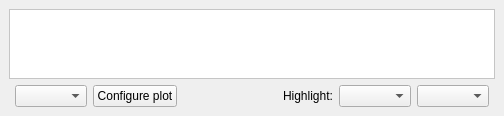
      <widget class="QWidget" name="stackedWidgetViewsPage3">
       <layout class="QVBoxLayout" name="verticalLayout_2">
        <property name="margin">
         <number>9</number>
        </property>
        <item>
         <widget class="QScrollArea" name="plotSampleScrollArea">
          <property name="palette">
           <palette>
            <active>
             <colorrole role="Base">
              <brush brushstyle="SolidPattern">
               <color alpha="255">
                <red>255</red>
                <green>255</green>
                <blue>255</blue>
               </color>
              </brush>
             </colorrole>
             <colorrole role="Window">
              <brush brushstyle="SolidPattern">
               <color alpha="255">
                <red>255</red>
                <green>255</green>
                <blue>255</blue>
               </color>
              </brush>
             </colorrole>
            </active>
            <inactive>
             <colorrole role="Base">
              <brush brushstyle="SolidPattern">
               <color alpha="255">
                <red>255</red>
                <green>255</green>
                <blue>255</blue>
               </color>
              </brush>
             </colorrole>
             <colorrole role="Window">
              <brush brushstyle="SolidPattern">
               <color alpha="255">
                <red>255</red>
                <green>255</green>
                <blue>255</blue>
               </color>
              </brush>
             </colorrole>
            </inactive>
            <disabled>
             <colorrole role="Base">
              <brush brushstyle="SolidPattern">
               <color alpha="255">
                <red>255</red>
                <green>255</green>
                <blue>255</blue>
               </color>
              </brush>
             </colorrole>
             <colorrole role="Window">
              <brush brushstyle="SolidPattern">
               <color alpha="255">
                <red>255</red>
                <green>255</green>
                <blue>255</blue>
               </color>
              </brush>
             </colorrole>
            </disabled>
           </palette>
          </property>
          <property name="autoFillBackground">
           <bool>true</bool>
          </property>
          <property name="frameShape">
           <enum>QFrame::StyledPanel</enum>
          </property>
          <property name="frameShadow">
           <enum>QFrame::Plain</enum>
          </property>
          <property name="widgetResizable">
           <bool>true</bool>
          </property>
          <property name="alignment">
           <set>Qt::AlignCenter</set>
          </property>
          <widget class="QWidget" name="scrollAreaWidgetContents_2">
           <property name="geometry">
            <rect>
             <x>0</x>
             <y>0</y>
             <width>98</width>
             <height>28</height>
            </rect>
           </property>
          </widget>
         </widget>
        </item>
        <item>
         <layout class="QHBoxLayout" name="horizontalLayout_8">
          <property name="leftMargin">
           <number>6</number>
          </property>
          <property name="rightMargin">
           <number>6</number>
          </property>
          <property name="bottomMargin">
           <number>0</number>
          </property>
          <item>
           <widget class="QComboBox" name="cboSamplePlots">
            <property name="enabled">
             <bool>true</bool>
            </property>
            <property name="sizePolicy">
             <sizepolicy hsizetype="Preferred" vsizetype="Fixed">
              <horstretch>0</horstretch>
              <verstretch>0</verstretch>
             </sizepolicy>
            </property>
            <property name="sizeAdjustPolicy">
             <enum>QComboBox::AdjustToContents</enum>
            </property>
           </widget>
          </item>
          <item>
           <widget class="QPushButton" name="btnSampleConfigurePlot">
            <property name="enabled">
             <bool>true</bool>
            </property>
            <property name="text">
             <string>Configure plot</string>
            </property>
           </widget>
          </item>
          <item>
           <spacer name="horizontalSpacer_6">
            <property name="orientation">
             <enum>Qt::Horizontal</enum>
            </property>
            <property name="sizeHint" stdset="0">
             <size>
              <width>100</width>
              <height>20</height>
             </size>
            </property>
           </spacer>
          </item>
          <item>
           <widget class="QLabel" name="label_16">
            <property name="text">
             <string>Highlight:</string>
            </property>
           </widget>
          </item>
          <item>
           <widget class="QComboBox" name="cboSampleHighlightHierarchy">
            <property name="sizeAdjustPolicy">
             <enum>QComboBox::AdjustToContents</enum>
            </property>
           </widget>
          </item>
          <item>
           <widget class="QComboBox" name="cboSampleHighlightFeature">
            <property name="insertPolicy">
             <enum>QComboBox::InsertAtBottom</enum>
            </property>
            <property name="sizeAdjustPolicy">
             <enum>QComboBox::AdjustToContents</enum>
            </property>
           </widget>
          </item>
         </layout>
        </item>
       </layout>
      </widget>
